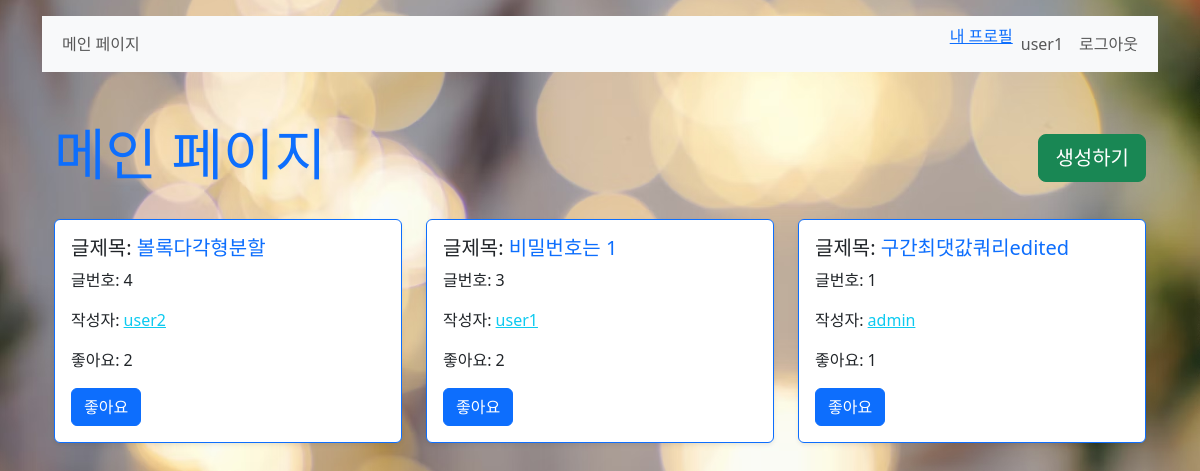
/boards/ (signed in), run on the app's committed database.
### accounts/models.py (models this page shows)
class User(AbstractUser):
    following = models.ManyToManyField('self' , symmetrical=False , related_name='followers')

### boards/models.py (models this page shows)
class Board(models.Model):
    author = models.ForeignKey(settings.AUTH_USER_MODEL, on_delete=models.SET_NULL, null=True)
    title = models.CharField(max_length=20)
    content = models.TextField()
    created_at = models.DateTimeField(auto_now_add=True)
    updated_at = models.DateTimeField(auto_now=True)
    like_users = models.ManyToManyField(
        settings.AUTH_USER_MODEL, related_name='like_boards'
    )

### boards/views.py (the view)
# urls.py: path('', views.index, name="index"),
@require_http_methods(["GET"])
def index(request):
    boards = Board.objects.all().order_by('-created_at')
    context = {
        'boards': boards
    }
    return render(request, 'boards/index.html', context)

### boards/templates/boards/index.html (shortened to what this page needs)
{% extends 'base.html' %}
{% block content %}
<div class="container mt-5">
  <div class="d-flex justify-content-between align-items-center mb-4">
    <h1 class="display-4 text-primary">메인 페이지</h1>
    <a href="{% url 'boards:create' %}">
      <button class="btn btn-lg btn-success">생성하기</button>
    </a>
  </div>
  {% if boards|length == 0 %}
    <div class="alert alert-warning" role="alert">
      아직 게시글이 없습니다
    </div>
  {% else %}
    <div class="row">
      {% for board in boards %}
      <div class="col-md-4 mb-4">
        <div class="card border-primary shadow-sm">
          <div class="card-body">
            <h5 class="card-title">글제목:
              <a href="{% url 'boards:detail' board.id %}" style="text-decoration: none;" class="text-primary">{{ board.title }}</a>
            </h5>
            <p class="card-text">글번호: {{ board.id }}</p>
            <p class="card-text">작성자:
              <a href="{% url "accounts:profile" board.author.username %}" class="text-info">{{ board.author }}</a>
            </p>
            <p class="card-text">좋아요: {{ board.like_users.count }}</p>
            <form action="{% url "boards:likes" board.pk %}" method="post" class="mt-3">
              {% if request.user in board.like_users.all %}
                <input type="submit" value="좋아요 취소" class="btn btn-danger">
              {% else %}
                <input type="submit" value="좋아요" class="btn btn-primary">
              {% endif %}
            </form>
          </div>
        </div>
      </div>
      {% endfor %}
    </div>
  {% endif %}
</div>
{% endblock content %}

### templates/_navbar.html (shortened to what this page needs)
<nav class="navbar navbar-expand-lg bg-light">
  <div class="container-fluid">
    <div class="collapse navbar-collapse d-flex justify-content-between" id="navbarNav">
      <ul class="navbar-nav">
        <li class="nav-item">
          <a class="nav-link" aria-current="page" href="{% url 'boards:index' %}">메인 페이지</a>
        </li>
      </ul>
      <ul class="navbar-nav">
        {% if user.is_authenticated %}
          <li>
            <span>
              <a href="{% url "accounts:profile" user.username %}">내 프로필</a>
            </span>
          </li>
          <li>
            <span class="nav-link">{{ user }}</span>
          </li>
          <li>
            <a href="{% url "accounts:logout" %}" class="nav-link">로그아웃</a>
          </li>
        {% endif %}
      </ul>
    </div>
  </div>
</nav>

### data on the page
User: username "user1"
Board: title "볼록다각형분할", id "4", author "user2", like_users.count "2"
Board: title "비밀번호는 1", id "3", author "user1", like_users.count "2"
Board: title "구간최댓값쿼리edited", id "1", author "admin", like_users.count "1"
